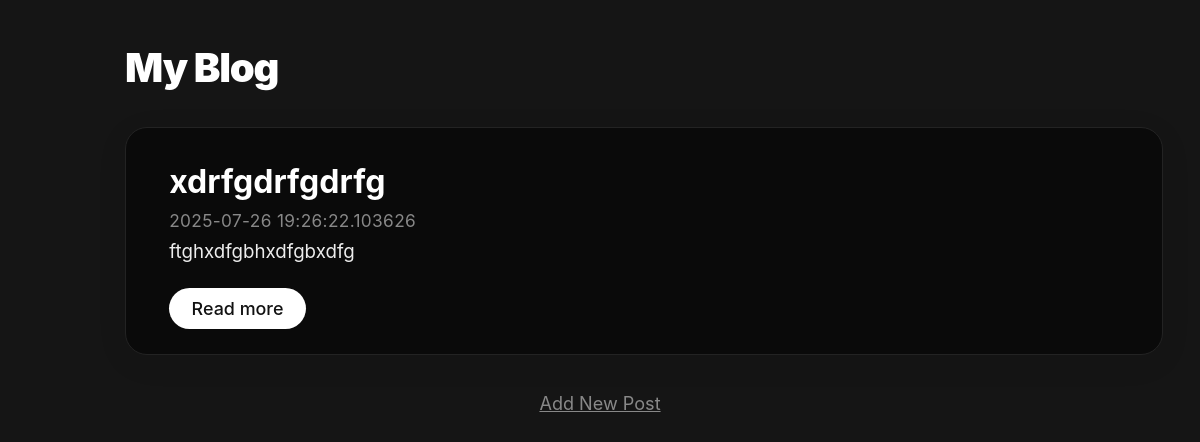
Before: / with the older database file.
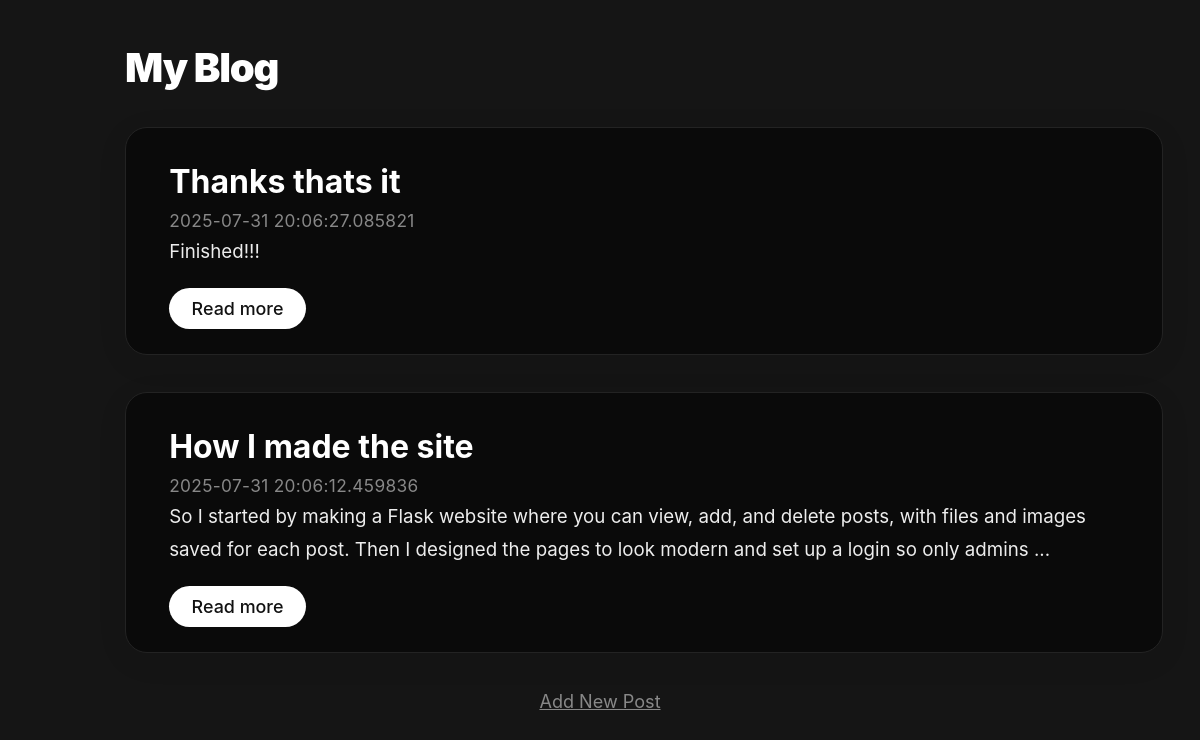
After: the same page with the newer database file.
### tables this page shows
CREATE TABLE posts (
        id INTEGER PRIMARY KEY AUTOINCREMENT,
        title TEXT NOT NULL,
        content TEXT NOT NULL,
        created_at TIMESTAMP DEFAULT CURRENT_TIMESTAMP
    , image_filename TEXT);

### api/app.py (the view)
@app.route("/")
def homepage():
    posts = get_posts()
    return render_template("index.html", posts=posts)

### api/app.py (called while the page is built)
def get_posts():
    with sqlite3.connect("posts.db") as conn:
        c = conn.cursor()
        c.execute("SELECT id, title, content, image_filename, created_at FROM posts ORDER BY created_at DESC")
        rows = c.fetchall()
        return [
            (
                post_id,
                title,
                re.sub(r'^\s+', '', content),
                image_filename,
                created_at
            )
            for (post_id, title, content, image_filename, created_at) in rows
        ]

### api/templates/index.html (shortened to what this page needs)
<!DOCTYPE html>
<html lang="en">
  <head>
  </head>
  <body>
    <div class="content-wrapper">
      <h1>My Blog</h1>
       {% if posts %} {%
      for post in posts %}
      <article>
        <h2><a href="/post/{{ post[0] }}">{{ post[1] }}</a></h2>
        <time>{{ post[4] }}</time>
        <div class="post-preview" style="white-space: pre-wrap">{{ post[2][:200] }}{% if post[2]|length > 200 %}...{% endif %}</div>
        <div class="button-row">
          <a class="read-more" href="/post/{{ post[0] }}">Read more</a>
        </div>
      </article>
      {% endfor %} {% else %}
      <p>No posts yet!</p>
      {% endif %}
      <a class="admin-link" href="/admin">Add New Post</a>
    </div>
  </body>
</html>

### api/templates/index.html (style rules this page uses)
:root { --fg: #fff; --bg: #151515; --accent: #0a0a0a; --border: #232323; --muted: #888; --radius: 22px; --content-width: 950px; }
html, body { background: var(--bg); color: var(--fg); font-family: "Inter", "Segoe UI", Arial, sans-serif; margin: 0; padding: 0; min-height: 100vh; box-sizing: border-box; }
body { padding: 2.7rem 1rem 0 1rem; width: 100%; max-width: 100vw; }
.content-wrapper { max-width: var(--content-width); margin: 0 auto; width: 100%; }
h1 { font-weight: 900; letter-spacing: -0.03em; font-size: 2.5rem; margin-bottom: 2.2rem; color: var(--fg); text-align: left; margin-top: 0; }
article { background: var(--accent); border: 1.5px solid var(--border); border-radius: var(--radius); padding: 2.1rem 2.7rem 1.55rem 2.7rem; width: 100%; margin-bottom: 2.35rem; box-shadow: 0 7px 32px rgba(0, 0, 0, 0.07); transition: box-shadow 0.22s; word-break: break-word; text-align: left; }
h2 { font-size: 2rem; font-weight: 700; margin: 0 0 0.28em 0; color: #fff; text-align: left; }
h2 a { color: inherit; text-decoration: none; border-bottom: 2px solid transparent; transition: color 0.18s, border-bottom 0.18s; }
time { font-size: 1.08rem; color: var(--muted); letter-spacing: 0.02em; margin-bottom: 0.3em; display: block; text-align: left; }
.post-preview { font-size: 1.17rem; color: #ededed; line-height: 1.75; margin-top: 0.1em; margin-bottom: 0.7em; white-space: pre-wrap; word-break: break-word; text-align: left; width: 100%; overflow-wrap: break-word; }
.button-row { margin-top: 1.2em; display: flex; gap: 1em; align-items: center; justify-content: flex-start; width: 100%; }
.read-more, .delete-btn { display: inline-block; font-size: 1.12rem; padding: 0.56em 1.25em; border-radius: 44px; border: none; background: #fff; color: #111; cursor: pointer; font-weight: 500; transition: background 0.13s, color 0.13s; text-decoration: none; margin-right: 0.2em; }
.admin-link { margin: 1.8rem auto 0 auto; color: #888; font-size: 1.13rem; text-align: center; display: block; max-width: 400px; width: 100%; }

Changed rows visible on the page:
removed posts: title "xdrfgdrfgdrfg", created_at "2025-07-26 19:26:22.103626", content "ftghxdfgbhxdfgbxdfg"
added posts: title "Thanks thats it", created_at "2025-07-31 20:06:27.085821", content "Finished!!!"
added posts: title "How I made the site", created_at "2025-07-31 20:06:12.459836", content "So I started by making a Flask website where you can view, add, and delete posts, with files and images saved for each post. Then I designed the pages to look modern and set up a login so only admins"
